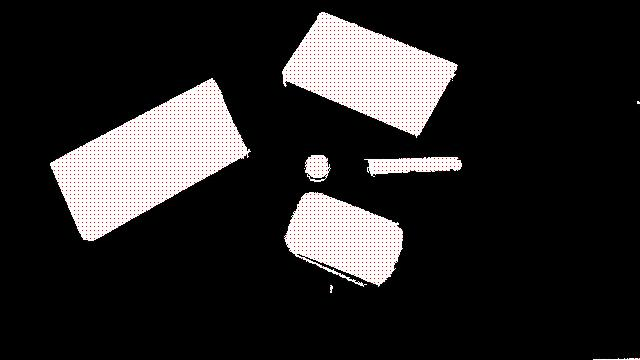
#> input picture Detect.jpg, 640 x 360 px, given in place of MainFill.jpg, which was not available
$ python Colordetection_Polo.py
#> lines starting #> are read from the running program, lines starting #| are printed output that depends on the picture; after the words box and inside, x2 and y2 are one past the last pixel; in counts of white or black regions, pixels touching at a corner belong together; pictures that were not available may be replaced by others from this repository, and a replacement may not be noted
from PIL import Image
import PIL.ImageOps
import time
from scipy import ndimage
import matplotlib.pyplot as plt
import numpy as np
import sys
import os
import copy
import pickle

matrix0                = None
show                   = True
processing             = True
currentDir             = os.path.dirname(os.path.abspath(__file__)).replace("code\\Main", "")


img = Image.open(currentDir + "Fill.jpg") # Use image
#> img is the input picture: PIL image 640x360 RGB; mean R, G, B 40, 38.6, 38.7
#img = pickle.load(open(currentDir + "/FilledMatrix.pkl", "rb"))
## CONSTANTS ##
counter = 0
filter_level = 130
min_nb_pixels = 10
resizeValue = 3
resizeImage = True

if resizeImage:
    (width, height) = img.size
#> width = 640; height = 360
    img = img.resize((int(width/resizeValue), int(height/resizeValue))) #Go faster, lose image quality
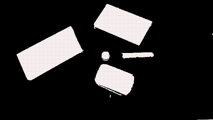
#> img: PIL image 213x120 RGB; mean R, G, B 40, 38.6, 38.8

### IMAGE PROCESSING ###

def image_processing():
    if show:
        plt.imshow(img)
        plt.show()

    #Grayscale the image
    img_gray = img.convert('L')

    #Filter the image based on color
    img_filtered = img_gray.point(lambda p: p > filter_level and 255)
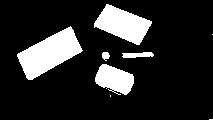
#> img_filtered: PIL image 213x120 L; 16.2% white; 8 white regions (3 under 20 px), largest, box (x1, y1, x2, y2) and area: (17, 26, 83, 80) 1792, (94, 4, 152, 45) 1325, (95, 64, 134, 95) 808, (122, 52, 154, 58) 145, (102, 52, 110, 61) 51
    img_inverted = PIL.ImageOps.invert(img_filtered)

    #Fill all the holes in the image
    img_filled = ndimage.binary_fill_holes(img_inverted).astype(int)
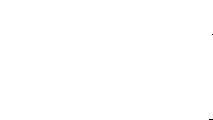
#> img_filled: shape (120, 213) int64; values 0 (black) and 1 (white), 100% white; black in thin lines or dots, all inside (x1, y1, x2, y2) = (209, 34, 213, 120)
    if show:
        plt.imshow(img_filled, cmap='Greys')
        plt.show()

    return img_filled


### OBJECT COUNTING ###
def collapse_items():
    pass
    # [21 lines of commented-out code are left out]

# [8 lines left out: function return_pixel_neighbours, not called in this run]

def is_part_of_an_object(nb_rows, nb_columns, matrix):
    """
        Returns a list which contains pixels in the given matrix being a part of an object
    """
    objects = []
    global matrix0
    matrixcolor = copy.deepcopy(matrix)
    for row in range(nb_rows):
        for column in range(nb_columns):
            c_row = 4 * row + 2
            c_column = 4 * column + 2
            if matrix[c_row][c_column] == 1:
                objects.append((c_row, c_column))
    return objects

# [47 lines left out: function are_part_of_same_object, not called in this run]

def main(counter, img):
    global matrix0
    if processing:
        matrix = image_processing()

    matrix = np.array(img)
    matrix0 = np.zeros((len(matrix), len(matrix[0]), 3))
#> matrix0: shape (120, 213, 3) float64; every value is 0
    print(matrix0)
#> (printed output is left out)
    #matrix0 = copy.deepcopy(matrix)
    matrix = (matrix[:, :, 2]).astype(np.uint8)
    matrix = np.where(matrix == 255, 1, 0)
#> matrix: shape (120, 213) int64; values 0 (black) and 1 (white), 0.05% white in thin lines or dots, all inside (x1, y1, x2, y2) = (22, 5, 144, 75)
    n_columns = int(len(matrix[0]) / 4)
#> n_columns = 53
    n_rows = int(len(matrix) / 4)
#> n_rows = 30
    start_time = time.time()
    objects = is_part_of_an_object(n_rows, n_columns, matrix)
#> objects = [(66, 22)]
    while len(objects) > 3:
        objects = are_part_of_same_object(objects, min_nb_pixels, matrix, counter)
        counter += 1
#> this loop made 0 passes
#> after the loop, counter = 0
    plt.imsave(currentDir + "Detect.png", matrix0, format = 'png')
    print("NUMBER OF OBJECTS:", counter)
#| NUMBER OF OBJECTS: 0
    print("TIME:             ", time.time()-start_time)

main(counter, img)

$ run again, on Gauss.jpg
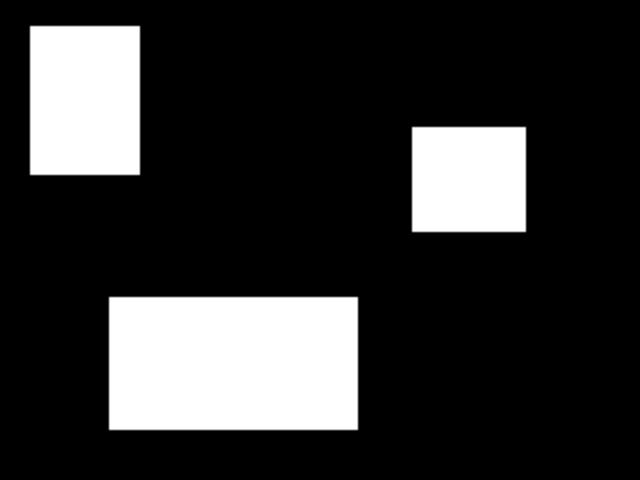
#> input picture Gauss.jpg, 640 x 480 px, given in place of MainFill.jpg, which was not available
#> img is the input picture: PIL image 640x480 RGB; min 0, max 255, mean 51
#> img: PIL image 213x160 RGB
#> in image_processing, `img_filtered = img_gray.point(lambda p: p > filter_level and 255)`:
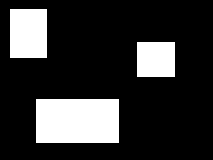
#> img_filtered: PIL image 213x160 L; 19.9% white; 3 white regions, box (x1, y1, x2, y2) and area: (36, 99, 119, 143) 3652, (10, 9, 47, 58) 1813, (137, 42, 175, 77) 1330
#> img_filled: shape (160, 213) int64; every value is 1
#> matrix0: shape (160, 213, 3) float64; every value is 0
#> (printed output is left out)
#> matrix: shape (160, 213) int64; values 0 (black) and 1 (white), 18.8% white; 3 white regions, box (x1, y1, x2, y2) and area: (37, 100, 118, 143) 3483, (11, 9, 46, 58) 1715, (138, 43, 174, 77) 1224
#> n_columns = 53
#> n_rows = 40
#> in main, `objects = is_part_of_an_object(n_rows, n_columns, matrix)`: objects = 388 pairs, first value 10 to 142, second value 14 to 170
#> the loop in main, `while len(objects) > 3:` made 2 passes
#> counter on passes 1 to 2: 1, 2
#> after the loop in main, `while len(objects) > 3:`: counter = 2; objects = []
#> in main, `plt.imsave(currentDir + "Detect.png", matrix0, format = 'png')`:
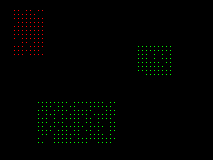
#> saved as MainDetect.png: shape (160, 213, 3); mean R, G, B 0.6, 1.7, 0
#| NUMBER OF OBJECTS: 2
